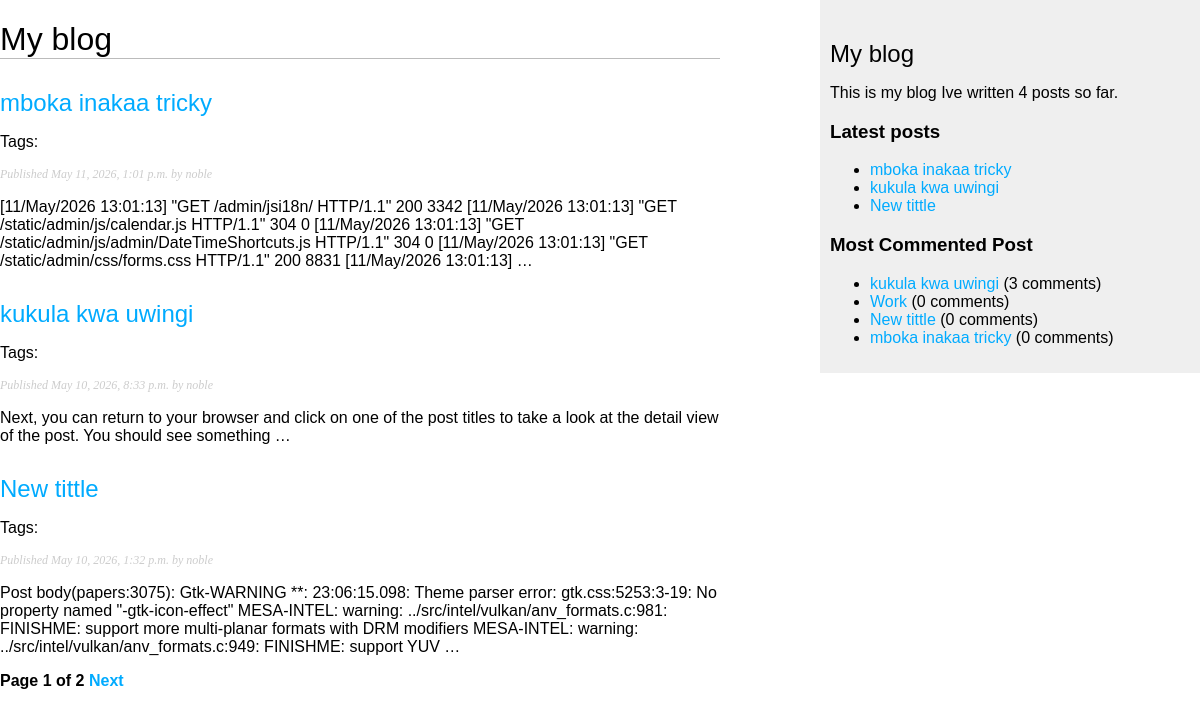
The page /blog/ on the database as committed earlier.
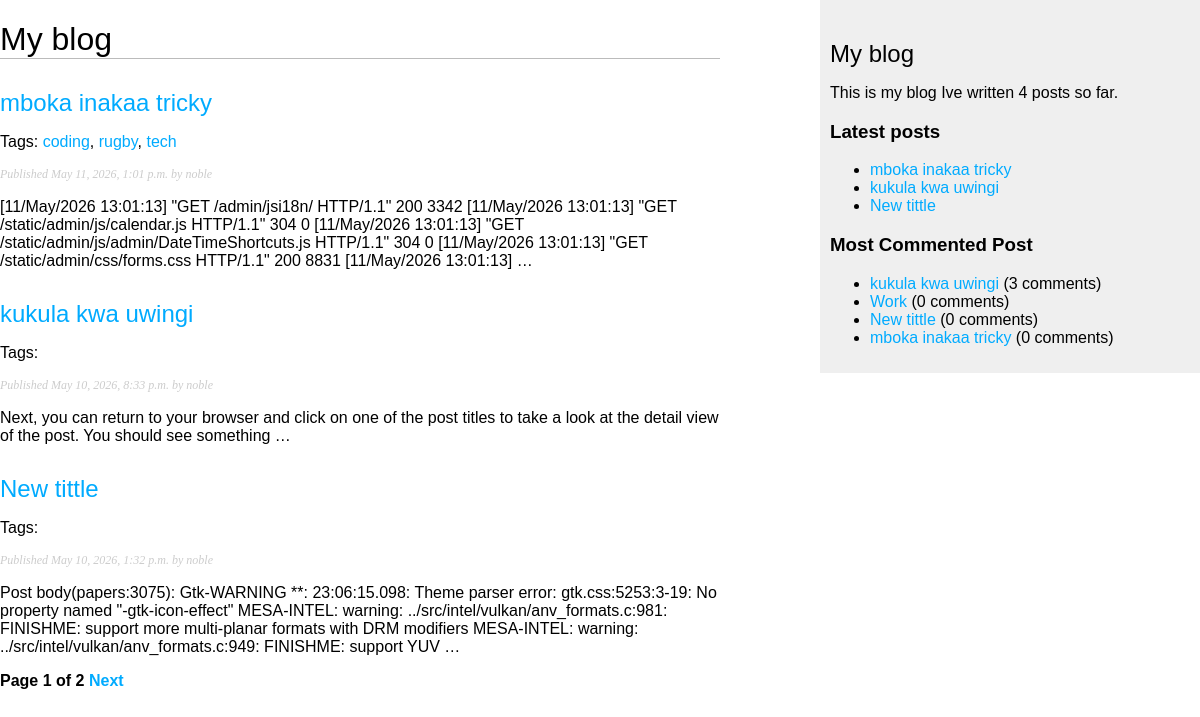
The same page on the database as committed later.
### blog/models.py (models this page shows, shortened)
class Post(models.Model):
  tags = TaggableManager()
  class Status(models.TextChoices): #enumaration class
    DRAFT = 'DF', 'Draft'
    PUBLISHED = 'PB', 'Published'
  title = models.CharField(max_length=250)
  slug = models.SlugField(max_length=250, unique_for_date='publish')
  body = models.TextField()
  author = models.ForeignKey(
    settings.AUTH_USER_MODEL,
    on_delete=models.CASCADE,
    related_name='blog_posts'
  )
  publish = models.DateTimeField(default=timezone.now)
  created = models.DateTimeField(auto_now_add=True)
  updated = models.DateTimeField(auto_now=True)
  status = models.CharField(
    max_length=2,
    choices=Status,
    default=Status.DRAFT
  )
  objects = models.Manager() #default man
  published = PublishedManager() #custom manager
  class Meta:
    ordering = ['-publish']
    indexes = [
      models.Index(fields=['-publish']),
    ]
  def get_absolute_url(self):
    return reverse('blog:post_detail', args=[
      self.publish.year,
      self.publish.month,
      self.publish.day,
      self.slug
    ])

### blog/views.py (the view)
# urls.py: path('', views.post_list, name='post_list'),
def post_list(request, tag_slug=None):
  post_list = Post.published.all()
  tag = None
  if tag_slug:
    tag = get_object_or_404(Tag, slug=tag_slug)
    post_list = post_list.filter(tags__in=[tag])
  paginator = Paginator(post_list, 3) #3 post per page
  page_number = request.GET.get('page', 1)
  try:
    posts = paginator.page(page_number)
  except PageNotAnInteger:
    posts = paginator.page(1)
  except EmptyPage:
    posts = paginator.page(paginator.num_pages)
  return render(request, 'blog/post/list.html', {'posts':posts, 'tag':tag})

### blog/models.py (called while the page is built)
  def get_queryset(self):
    return super().get_queryset().filter(status=Post.Status.PUBLISHED)

### blog/templatetags/blog_tags.py (called while the page is built)
@register.simple_tag
def total_posts():
  return Post.published.count()

@register.inclusion_tag('blog/post/latest_posts.html')
def show_latest_posts(count=5):
  latest_post = Post.published.order_by('-publish')[:count]
  return {'latest_posts': latest_post}

@register.simple_tag
def get_most_cmntd_pst(count=5):
  return Post.published.annotate(
    total_comments=Count('comments')
  ).order_by('-total_comments')[:count]

@register.filter(name='markdown')
def markdown_format(text):
    return mark_safe(markdown.markdown(text))

### blog/templates/blog/post/list.html (shortened to what this page needs)
{% extends "blog/base.html" %}
{% load blog_tags %}
{% block content %}
  <h1>My blog</h1>
  {% for post in posts %}
    <h2>
      <a href="{{ post.get_absolute_url }}">
        {{ post.title }}
      </a>
    </h2>
    <p class="tags">
      Tags:
      {% for tag in post.tags.all %}
        <a href="{% url 'blog:post_list_by_tag' tag.slug %}">{{ tag.name }}</a>{% if not forloop.last %}, {% endif %}
      {% endfor %}
    </p>
    <p class="date">
      Published {{ post.publish }} by {{ post.author }}
    </p>
    {{ post.body|markdown|truncatewords:30|linebreaks }}
  {% endfor %}
  {% include "blog/pagination.html" with page=posts %}
{% endblock %}

### blog/templates/blog/base.html (shortened to what this page needs)
{% load blog_tags %}
{% load static %}
<!DOCTYPE html>
<html lang="en">
<head>
</head>
<body>
  <div id="content">
    {% block content %}
    {% endblock %}
  </div>
  <div id="sidebar">
    <h2>My blog</h2>
    <p>This is my blog
      Ive written {% total_posts %} posts so far.
    </p>
    <h3>Latest posts</h3>
    {% show_latest_posts 3 %}
    <h3>Most Commented Post</h3>
    {% get_most_cmntd_pst as most_commented_post %}
    <ul>
      {% for post in most_commented_post %}
      <li><a href="{{ post.get_absolute_url }}">{{ post.title }}</a> ({{ post.total_comments }} comments)</li>
      {% endfor %}
    </ul>
  </div>
</body>
</html>

### blog/templates/blog/pagination.html (shortened to what this page needs)
<div class="pagination">
  <span class="step-links">
    <span class="current">
      Page  {{ page.number }} of {{ page.paginator.num_pages }}
    </span>
    {% if page.has_next %}
      <a href="?page={{ page.next_page_number }}">Next</a>
    {% endif %}
  </span>
</div>

### blog/templates/blog/post/latest_posts.html
<ul>
{% for post in latest_posts %}
<li>
<a href="{{ post.get_absolute_url }}">{{ post.title }}</a>
</li>
{% endfor %}
</ul>

### blog/templates/blog/base.html (style rules this page uses)
body { margin: 0; padding: 0; font-family: Arial, Helvetica, sans-serif; }
a { color: #00abff; text-decoration: none; }
h1 { font-weight: normal; border-bottom: 1px solid #bbb; }
h2 { font-weight: normal; margin: 30px 0 0; }
#content { float: left; width: 60%; padding: 0 0 30px; }
#sidebar { float: right; width: 30%; padding: 10px; background-color: #efefef; height: 100%; }
p.date { color: #ccc; font-family: geoergia, serif; font-size: 12px; font-style: italic; }
.pagination { margin: 4-px 0; font-weight: bold; }

Rows that differ between the two databases and show on the page:
changed Post "mboka inakaa tricky": gains Tag (name "coding"); gains Tag (name "rugby")
added Tag: name "tech", shown under Post "mboka inakaa tricky"
